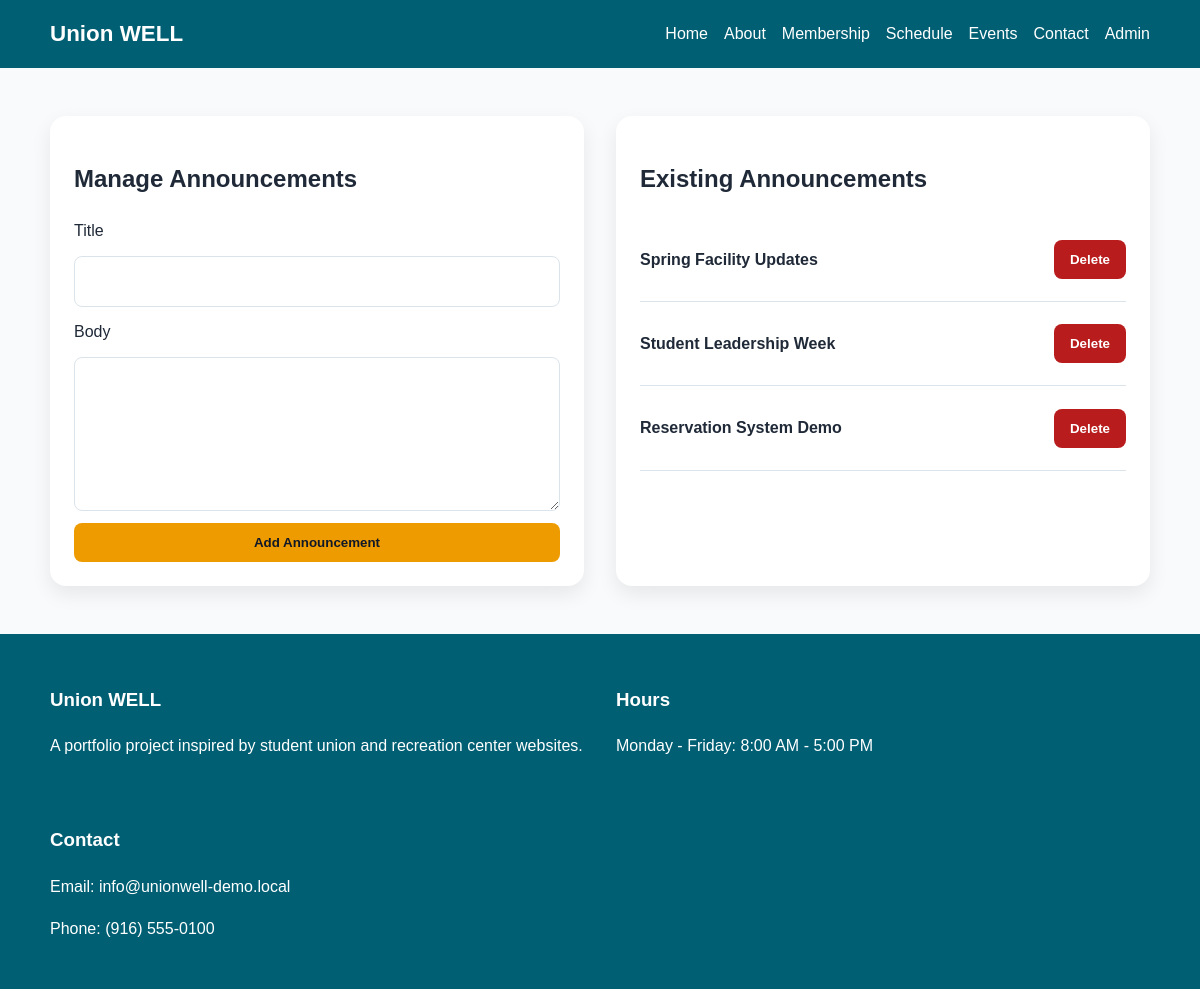
The page /admin/manage-announcements.php (signed in) on the database its author committed.
### tables this page shows
CREATE TABLE announcements (
    id INT AUTO_INCREMENT PRIMARY KEY,
    title VARCHAR(150) NOT NULL,
    body TEXT NOT NULL,
    created_at TIMESTAMP DEFAULT CURRENT_TIMESTAMP
);

### includes/functions.php (called while the page is built, shortened)
<?php
function escape(string $value): string {
    return htmlspecialchars($value, ENT_QUOTES, 'UTF-8');
}
?>

### admin/manage-announcements.php (the view, shortened to what this page needs)
<?php
require_once __DIR__ . '/../includes/db.php';
$announcements = $pdo->query('SELECT * FROM announcements ORDER BY created_at DESC')->fetchAll();
include __DIR__ . '/../includes/header.php';
?>
<section class="section">
    <div class="container two-column admin-layout">
        <div class="card">
            <h1>Manage Announcements</h1>
            <form method="post">
                <label for="title">Title</label>
                <input type="text" id="title" name="title" required>
                <label for="body">Body</label>
                <textarea id="body" name="body" rows="5" required></textarea>
                <button class="btn btn-primary" type="submit">Add Announcement</button>
            </form>
        </div>
        <div class="card">
            <h2>Existing Announcements</h2>
            <?php foreach ($announcements as $announcement): ?>
                <div class="admin-item">
                    <p><strong><?= escape($announcement['title']) ?></strong></p>
                    <form method="post">
                        <button class="btn btn-danger" type="submit">Delete</button>
                    </form>
                </div>
            <?php endforeach; ?>
        </div>
    </div>
</section>
<?php include __DIR__ . '/../includes/footer.php'; ?>

### assets/css/style.css (style rules this page uses)
:root { --primary: #005f73; --secondary: #0a9396; --accent: #ee9b00; --bg: #f8fafc; --text: #1f2937; --white: #ffffff; --danger: #b91c1c; --border: #dbe4ea; }
* { box-sizing: border-box; }
body { margin: 0; font-family: Arial, sans-serif; color: var(--text); background: var(--bg); line-height: 1.6; }
.container { width: min(1100px, 92%); margin: 0 auto; }
.hero-grid, .two-column, .footer-grid, .admin-layout { display: grid; gap: 2rem; grid-template-columns: repeat(2, minmax(0, 1fr)); }
.hero-card, .card { background: var(--white); color: var(--text); border-radius: 1rem; padding: 1.5rem; box-shadow: 0 8px 20px rgba(0,0,0,0.08); }
.section { padding: 3rem 0; }
.btn { display: inline-block; padding: 0.75rem 1rem; border-radius: 0.5rem; font-weight: bold; border: none; cursor: pointer; }
.btn-primary { background: var(--accent); color: #111827; }
.btn-danger { background: var(--danger); color: var(--white); }
form { display: grid; gap: 0.75rem; }
input, textarea, select { width: 100%; padding: 0.75rem; border: 1px solid var(--border); border-radius: 0.5rem; font: inherit; }
.admin-item { border-bottom: 1px solid var(--border); padding: 0.8rem 0; display: flex; align-items: center; justify-content: space-between; gap: 1rem; }

### rows shown on the page
announcements: title "Spring Facility Updates"
announcements: title "Student Leadership Week"
announcements: title "Reservation System Demo"
